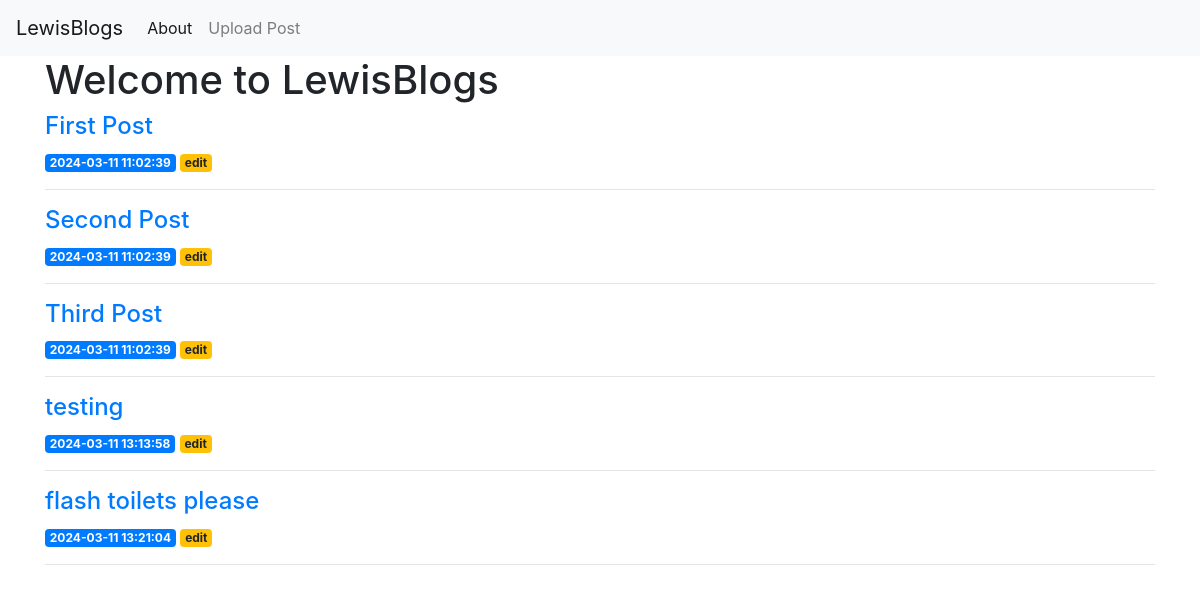
Before: / with the older database file.
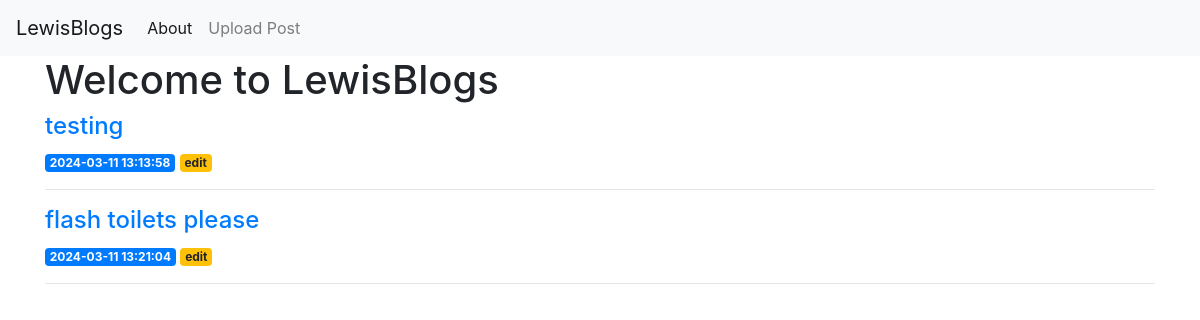
After: the same page with the newer database file.
### tables this page shows
CREATE TABLE posts (
    id INTEGER PRIMARY KEY AUTOINCREMENT,
    created TIMESTAMP NOT NULL DEFAULT CURRENT_TIMESTAMP,
    title TEXT NOT NULL,
    content NOT NULL
);

### app.py (the view)
@app.route('/')
def index():
    conn = get_db_connection()
    posts = conn.execute('SELECT * FROM posts').fetchall()
    conn.close()
    return render_template('index.html', posts=posts)

### app.py (called while the page is built)
def get_db_connection():
    conn = sqlite3.connect('database.db')
    conn.row_factory = sqlite3.Row
    return conn

### templates/index.html (shortened to what this page needs)
{% extends 'base.html' %}
{% block content %}
    <h1>{% block title %} Welcome to LewisBlogs {% endblock %}</h1>
    {% for post in posts %}
        <a href=" {{ url_for('post', post_id=post['id']) }} ">
            <h4>{{ post['title'] }}</h4>
        </a>
        <span class="badge badge-primary">{{ post['created'] }}</span>
        <a href="{{ url_for('edit', id=post['id']) }}">
            <span class="badge badge-warning">edit</span>
        </a>
        <hr>
    {% endfor %}
{% endblock %}

### templates/base.html (shortened to what this page needs)
<!doctype html>
<html lang="en">
  <head>
    <link rel="stylesheet" href="https://stackpath.bootstrapcdn.com/bootstrap/4.3.1/css/bootstrap.min.css">
  </head>
  <body>
    <nav class="navbar navbar-expand-md navbar-light bg-light">
        <a class="navbar-brand" href="{{ url_for('index')}}">LewisBlogs</a>
        <div class="collapse navbar-collapse" id="navbarNav">
            <ul class="navbar-nav">
            <li class="nav-item active">
                <a class="nav-link" href="{{ url_for('about')}}">About</a>
              </li>
                <li class="nav-item">
                  <a class="nav-link" href="{{url_for('create')}}">Upload Post</a>
              </li>
            </ul>
        </div>
    </nav>
    <div class="container">
      {% block content %} {% endblock %}
    </div>
  </body>
</html>

Changed rows visible on the page:
removed posts: title "First Post", created "2024-03-11 11:02:39"
removed posts: title "Second Post", created "2024-03-11 11:02:39"
removed posts: title "Third Post", created "2024-03-11 11:02:39"
